Frame 1 (no input): blank canvas, image omitted
Frame 60 (no input): blank canvas, image omitted
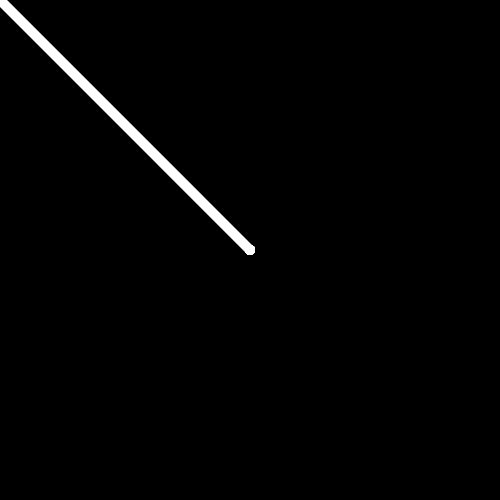
Frame 120 (the mouse pressed at the canvas centre since frame 60)

The p5.js sketch whose frames 1 and 60 were blank and that drew this single picture after the mouse press (run headless with seeded random() and noise() and a simulated clock; from frame 60 on, the mouse is pressed at the canvas centre):

// p5.js sketch
// ── sketch.js
let r = 255;
let g = 255;
let b = 255;

// setup function - used for commands that need to run only once
function setup() {
  createCanvas(500,500);
  background(0);
  strokeWeight(10);
}

// draw function - used for commands that need to be repeated
function draw() {

  if (mouseIsPressed == true) {
    stroke(r,g,b);
    line(mouseX, mouseY, pmouseX, pmouseY);
  }

}

function keyPressed() {

  // check if the 'C' key was pressed
  if (key == 'c' || key == 'C') {
    r = random(0,255);
    g = random(0,255);
    b = random(0,255);

    fill(r,g,b);
    rect(0,0,20,20);
  }

}
